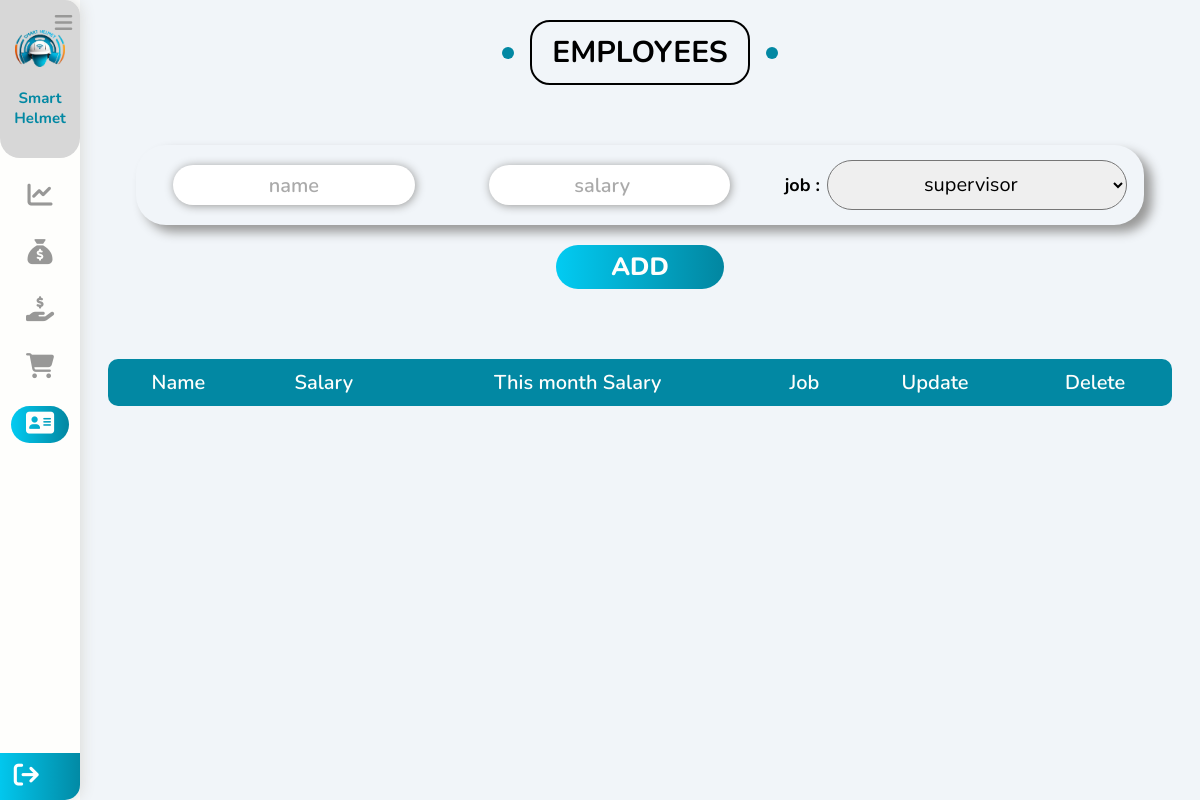
/management/employees, run on an earlier commit of the app's database.
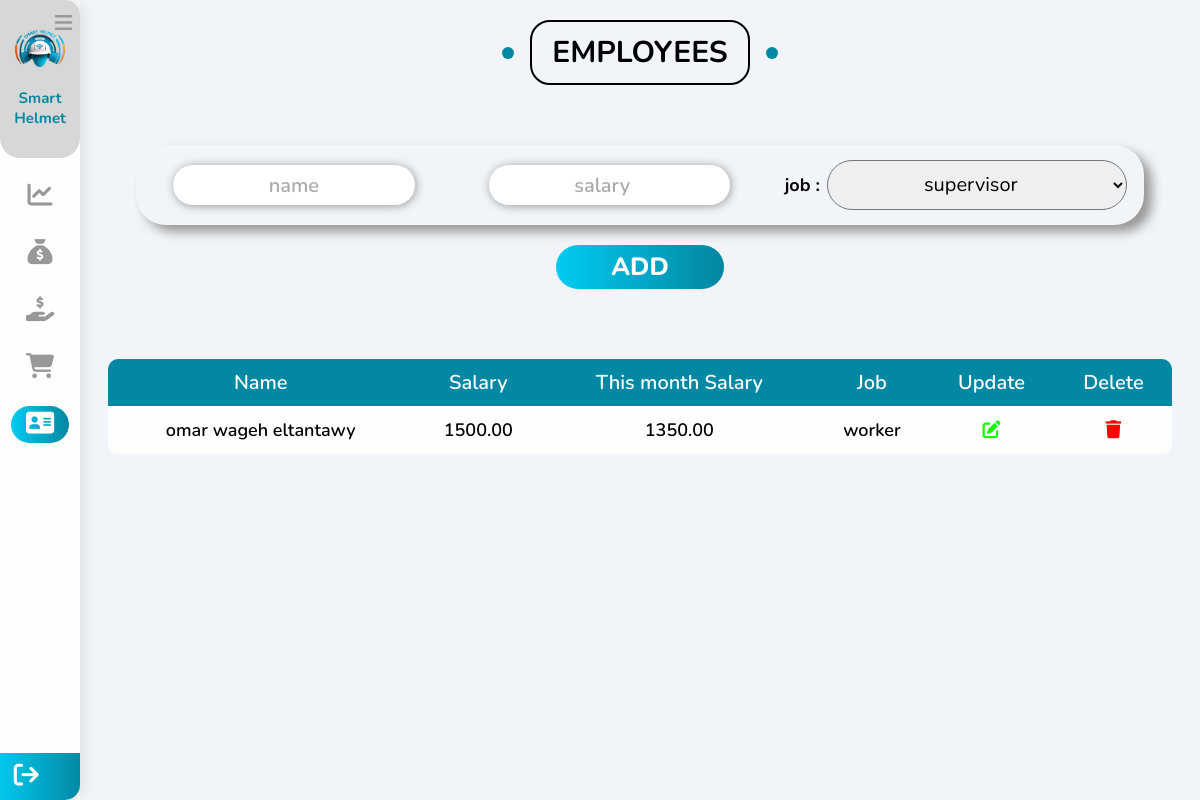
And on a later commit of the database.
### management/models.py (models this page shows)
class Employee(models.Model):
    name = models.CharField(max_length=100, blank=True, null=True)
    salary = models.DecimalField(max_digits=15, decimal_places=2, blank=True, null=True)
    remain_salary = models.DecimalField(max_digits=15, decimal_places=2, blank=True, null=True)
    job = models.CharField(max_length=100, blank=True, null=True)

### management/views.py (the view, shortened to what this page needs)
# urls.py: path('employees',views.employees, name='employees' ),
def employees(request):
    employees = Employee.objects.all()
    context = {"employees" : employees}
    return render(request, "management/employees.html", context)

### templates/management/employees.html (shortened to what the changed rows need)
{% load static %}
<!DOCTYPE html>
<html lang="en">
<head>
    <link rel="stylesheet" href="https://cdnjs.cloudflare.com/ajax/libs/font-awesome/6.5.1/css/all.min.css" />
    <link rel="stylesheet" href=" {% static "css/main.css" %} ">
</head>
<body>
    <div class="menuBar">
        <div class="head">
            <h2>Smart Helmet</h2>
        </div>
    </div>
    <div class="mainContainer">
        <div class="container3" id="container3">
            <h2 class="main-title">Employees</h2>
            <div class="down">
                <table>
                    <thead>
                        <tr>
                            <th>Name</th>
                            <th>Salary</th>
                            <th>This month Salary</th>
                            <th>Job</th>
                            <th>Update</th>
                            <th>Delete</th>
                        </tr>
                    </thead>
                    <tbody>
                        {% for employee in employees  %}
                        <tr>
                            <td>{{employee.name}}</td>
                            <td>{{employee.salary}}</td>
                            <td>{{employee.remain_salary}}</td>
                            <td>{{employee.job}}</td>
                            <td><a style="text-decoration:none;" id="clickBTN" metadata = '
                                <div style="width: 100%;display: flex;justify-content: center;align-items: center;flex-direction: column;">
                                    <h2>Update section </h2>
                                    <br>
                                    <form method="POST" action="{% url "update_employee" employee.id %}" class="updatediv">
                                        {% csrf_token %}
                                        <div class="updateinputs">
                                            <p>name:</p>
                                            <input value="{{employee.name}}" name="name" type="text" placeholder="name" required >
                                        </div>
                                        <div class="updateinputs">
                                            <p>salary:</p>
                                            <input value="{{employee.salary}}" name="salary" type="number" placeholder="salary" required>
                                        </div>
                                        <div class="updateinputs">
                                            <p>month salary:</p>
                                            <input value="{{employee.remain_salary}}" name="remain_salary" type="number" placeholder="this month salary" required>
                                        </div>
                                        <div class="updateinputs">
                                            <p>job:</p>
                                            <input value="{{employee.job}}" name="job" type="text" placeholder="job" required>
                                        </div>
                                        <button type="submit" name="updateEmployee" class="updatebtn">Update</button>
                                    </form>
                                    </div>
                                '><i class="fa-regular fa-pen-to-square"></i></i></a></td>
                            <td><a style="text-decoration:none;" id="clickBTN" metadata = '
                                <div style="width: 100%;display: flex;justify-content: center;align-items: center;flex-direction: column;">
                                    <h2>Are you sure you want to delete this row</h2>
                                    <br>
                                    <i class="fa-regular fa-trash-can" style="color: #ff3333;font-size: 100px;"></i>
                                    <br>
                                    <div style="width: 100%;display: flex;justify-content: center;gap: 20px;">
                                        <a class="deletebtn" href="{% url "delete_employee" employee.id %}">delete</a>
                                    </div>
                                </div>
                                '><i style="cursor: pointer; color:red; " class="fa-solid fa-trash"></i></a></td>
                        </tr>
                        {% endfor %}
                    </tbody>
                </table>
            </div>
        </div>
    </div>
</body>
</html>

What changed in the data, as far as the page shows it:
added Employee: name "omar wageh eltantawy", salary "1500.00", remain_salary "1350.00", job "worker"
